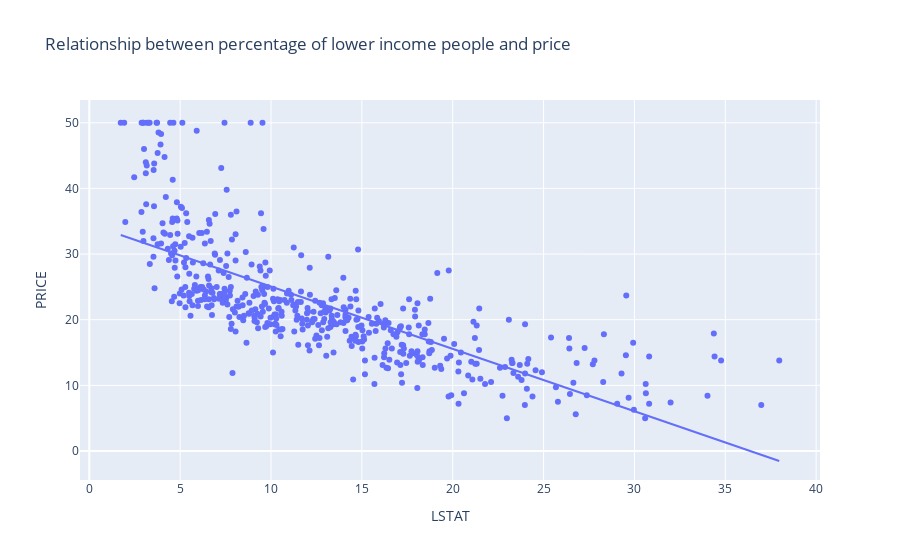

The notebook cell saved with this chart:
### Code cell
fig = px.scatter(df, 
                 x = 'LSTAT', # percentage of lower income people
                 y = 'PRICE', # House Price
                 labels = {'lstat': 'Lower Income', 'price' : 'House Price'},
                 title = 'Relationship between percentage of lower income people and price',
                 trendline = 'ols'    # Trendline
                )
fig.show()


#observation: Neighborhoods with less lower income people will have HIGHER house price

### Figure 1 — Plotly figure (JSON) as saved in the notebook; plotly's stock layout.template omitted (floating-point values rounded to 4 significant figures; data arrays with more than 128 entries replaced by an {"elided": "..."} marker saying what was removed)
{"data": [{"hovertemplate": "LSTAT=%{x}<br>PRICE=%{y}<extra></extra>", "legendgroup": "", "marker": {"color": "#636efa", "symbol": "circle"}, "mode": "markers", "name": "", "orientation": "v", "showlegend": false, "type": "scatter", "x": {"elided": "506 float values"}, "xaxis": "x", "y": {"elided": "506 float values"}, "yaxis": "y"}, {"hovertemplate": "<b>OLS trendline</b><br>PRICE = -0.950049 * LSTAT + 34.5538<br>R<sup>2</sup>=0.544146<br><br>LSTAT=%{x}<br>PRICE=%{y} <b>(trend)</b><extra></extra>", "legendgroup": "", "marker": {"color": "#636efa", "symbol": "circle"}, "mode": "lines", "name": "", "showlegend": false, "type": "scatter", "x": {"elided": "506 float values"}, "xaxis": "x", "y": {"elided": "506 float values"}, "yaxis": "y"}], "layout": {"legend": {"tracegroupgap": 0}, "title": {"text": "Relationship between percentage of lower income people and price"}, "xaxis": {"anchor": "y", "domain": [0, 1], "title": {"text": "LSTAT"}}, "yaxis": {"anchor": "x", "domain": [0, 1], "title": {"text": "PRICE"}}}}
